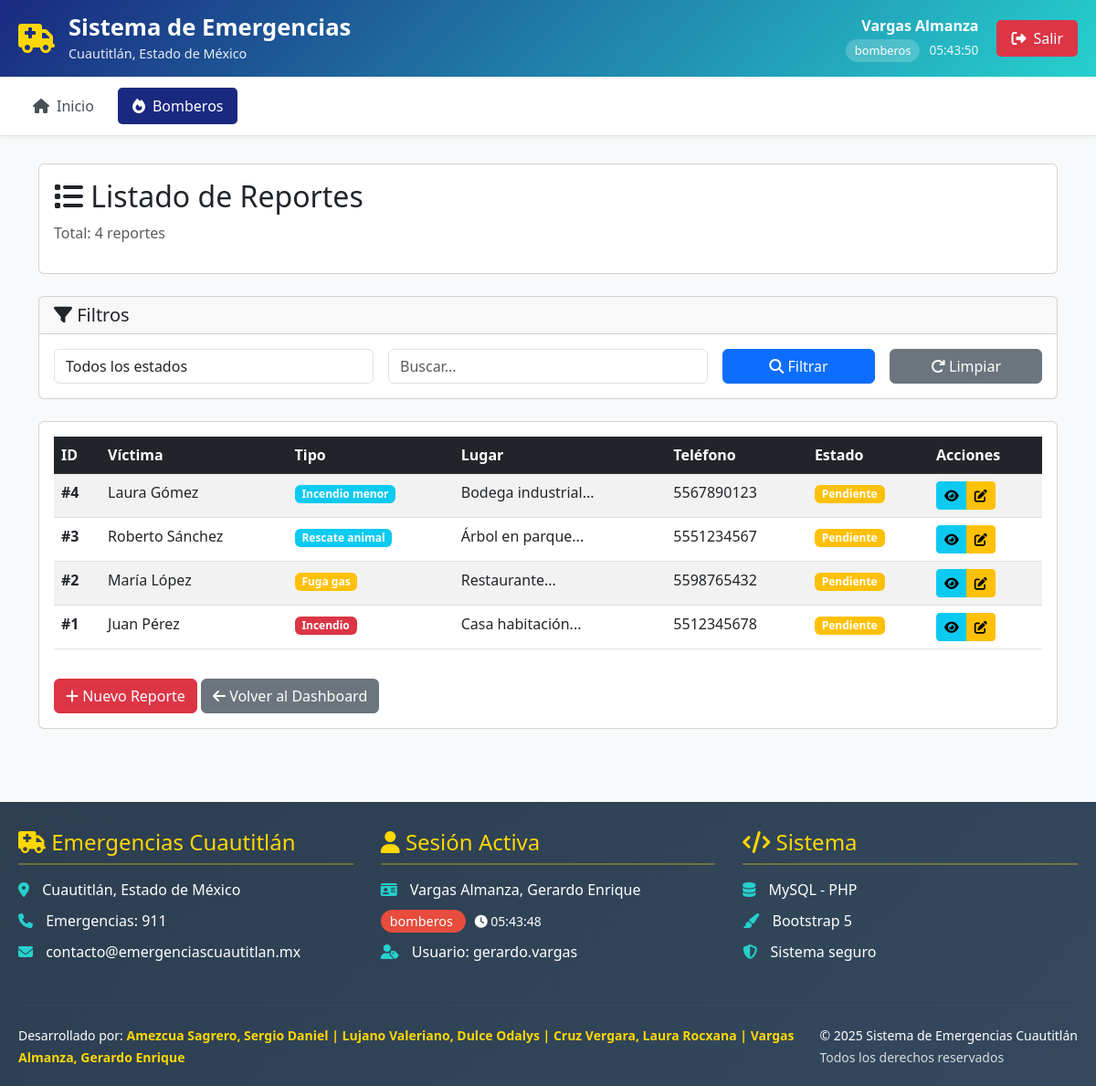
Screenshot of /modulos/bomberos/listado.php (signed in) with the database file from the repository.
### tables this page shows
CREATE TABLE tblbomberos (
    Id INT(5) AUTO_INCREMENT PRIMARY KEY,
    IdCentral INT(5) NULL,
     
    Origen ENUM('central', 'directo') DEFAULT 'directo',
     
    NombreVictima VARCHAR(100) NOT NULL,
    EdadVictima INT(2) NOT NULL,
    Evento VARCHAR(60) NOT NULL,
    LugarEvento TEXT NOT NULL,
    NumeroTelEmergencia VARCHAR(15) NOT NULL,
    Correo VARCHAR(60) NOT NULL,
    DireccionVictima TEXT NOT NULL,
    DescripcionEvento TEXT NOT NULL,
    Estatus ENUM('Pendiente', 'En proceso', 'Atendido') DEFAULT 'Pendiente',
    Fecha_reporte TIMESTAMP DEFAULT CURRENT_TIMESTAMP,
    FOREIGN KEY (IdCentral) REFERENCES tblcentral(Id)
);

### repositories/BaseRepository.php (called while the page is built, shortened)
<?php
class BaseRepository
{
    protected $conexion;
    protected $tabla;
    public function __construct($conexion, $tabla)
    {
        $this->conexion = $conexion;
        $this->tabla = $tabla;
    }
    protected function execute($sql, $params = [])
    {
        $stmt = $this->conexion->prepare($sql);
        if ($params) {
            $types = str_repeat('s', count($params));
            $stmt->bind_param($types, ...$params);
        }
        $stmt->execute();
        return $stmt;
    }
    public function getAll($limit = 100)
    {
        $sql = "SELECT * FROM {$this->tabla} ORDER BY Id DESC LIMIT ?";
        $stmt = $this->execute($sql, [$limit]);
        $result = $stmt->get_result();
        $items = [];
        while ($row = $result->fetch_assoc()) {
            $items[] = $row;
        }
        return $items;
    }
}

### modulos/bomberos/listado.php (the view, shortened to what this page needs)
<?php
$conexion = getConexion();
$repo = new BomberosRepository($conexion);
$estatus = $_GET['estatus'] ?? '';
$tipo = $_GET['tipo'] ?? '';
$search = $_GET['search'] ?? '';
try {
    if ($search) {
        $reportes = $repo->search($search);
    } elseif ($estatus) {
        $reportes = $repo->getByEstatus($estatus);
    } elseif ($tipo) {
        $reportes = $repo->getByTipo($tipo);
    } else {
        $reportes = $repo->getAll();
    }
} catch (Exception $e) {
    error_log("Error al obtener reportes: " . $e->getMessage());
    $reportes = [];
}
include '../../inclusiones/encabezado.php';
?>
<div class="container mt-4">
    <div class="row mb-4">
        <div class="col-12">
            <div class="card">
                <div class="card-body">
                    <h2 class="card-title">
                        <i class="fas fa-list"></i> Listado de Reportes
                    </h2>
                    <p class="text-muted">Total: <?php echo count($reportes); ?> reportes</p>
                </div>
            </div>
        </div>
    </div>
    <div class="row mb-4">
        <div class="col-12">
            <div class="card">
                <div class="card-header">
                    <h5 class="mb-0"><i class="fas fa-filter"></i> Filtros</h5>
                </div>
                <div class="card-body">
                    <form method="GET" class="row g-3">
                        <div class="col-md-4">
                            <select class="form-control" name="estatus">
                                <option value="">Todos los estados</option>
                            </select>
                        </div>
                        <div class="col-md-4">
                            <input type="text" class="form-control" name="search"
                                placeholder="Buscar..." value="<?php echo htmlspecialchars($search); ?>">
                        </div>
                        <div class="col-md-2">
                            <button type="submit" class="btn btn-primary w-100">
                                <i class="fas fa-search"></i> Filtrar
                            </button>
                        </div>
                        <div class="col-md-2">
                            <a href="listado.php" class="btn btn-secondary w-100">
                                <i class="fas fa-redo"></i> Limpiar
                            </a>
                        </div>
                    </form>
                </div>
            </div>
        </div>
    </div>
    <div class="row">
        <div class="col-12">
            <div class="card">
                <div class="card-body">
                    <div class="table-responsive">
                        <table class="table table-hover table-striped">
                            <thead class="table-dark">
                                <tr>
                                    <th>ID</th>
                                    <th>Víctima</th>
                                    <th>Tipo</th>
                                    <th>Lugar</th>
                                    <th>Teléfono</th>
                                    <th>Estado</th>
                                    <th>Acciones</th>
                                </tr>
                            </thead>
                            <tbody>
                                <?php if (empty($reportes)): ?>
                                    <tr>
                                        <td colspan="7" class="text-center text-muted py-4">
                                            <i class="fas fa-inbox fa-2x mb-2"></i><br>
                                            No hay reportes registrados
                                        </td>
                                    </tr>
                                <?php else: ?>
                                    <?php foreach ($reportes as $reporte): ?>
                                        <tr>
                                            <td><strong>#<?php echo isset($reporte['Id']) ? $reporte['Id'] : 'N/A'; ?></strong></td>
                                            <td><?php echo isset($reporte['NombreVictima']) ? htmlspecialchars($reporte['NombreVictima']) : 'N/A'; ?></td>
                                            <td>
                                                <?php if (isset($reporte['Evento'])): ?>
                                                <span class="badge bg-<?php
                                                                        switch ($reporte['Evento']) {
                                                                            case 'Incendio':
                                                                                echo 'danger';
                                                                                break;
                                                                            case 'Fuga gas':
                                                                                echo 'warning';
                                                                                break;
                                                                            default:
                                                                                echo 'info';
                                                                        }
                                                                        ?>">
                                                    <?php echo htmlspecialchars($reporte['Evento']); ?>
                                                </span>
                                                <?php else: ?>
                                                <span class="badge bg-secondary">N/A</span>
                                                <?php endif; ?>
                                            </td>
                                            <td><?php echo isset($reporte['LugarEvento']) ? htmlspecialchars(substr($reporte['LugarEvento'], 0, 30)) . '...' : 'N/A'; ?></td>
                                            <td><?php echo isset($reporte['NumeroTelEmergencia']) ? htmlspecialchars($reporte['NumeroTelEmergencia']) : 'N/A'; ?></td>
                                            <td>
                                                <?php if (isset($reporte['Estatus'])): ?>
                                                <span class="badge bg-<?php
                                                                        switch ($reporte['Estatus']) {
                                                                            case 'Pendiente':
                                                                                echo 'warning';
                                                                                break;
                                                                        }
                                                                        ?>">
                                                    <?php echo $reporte['Estatus']; ?>
                                                </span>
                                                <?php else: ?>
                                                <span class="badge bg-secondary">N/A</span>
                                                <?php endif; ?>
                                            </td>
                                            <td>
                                                <div class="btn-group" role="group">
                                                    <?php if (isset($reporte['Id'])): ?>
                                                    <button type="button" class="btn btn-sm btn-info ver-detalle"
                                                        data-id="<?php echo $reporte['Id']; ?>"
                                                        title="Ver Detalles">
                                                        <i class="fas fa-eye"></i>
                                                    </button>
                                                    <button type="button" class="btn btn-sm btn-warning editar-estatus"
                                                        data-id="<?php echo $reporte['Id']; ?>"
                                                        data-victima="<?php echo htmlspecialchars($reporte['NombreVictima']); ?>"
                                                        data-evento="<?php echo htmlspecialchars($reporte['Evento']); ?>"
                                                        data-estatus="<?php echo $reporte['Estatus']; ?>"
                                                        title="Editar Estado">
                                                        <i class="fas fa-edit"></i>
                                                    </button>
                                                    <?php endif; ?>
                                                </div>
                                            </td>
                                        </tr>
                                    <?php endforeach; ?>
                                <?php endif; ?>
                            </tbody>
                        </table>
                    </div>
                    <div class="mt-3">
                        <a href="nuevo.php" class="btn btn-danger">
                            <i class="fas fa-plus"></i> Nuevo Reporte
                        </a>
                        <a href="index.php" class="btn btn-secondary">
                            <i class="fas fa-arrow-left"></i> Volver al Dashboard
                        </a>
                    </div>
                </div>
            </div>
        </div>
    </div>
</div>
<?php include '../../inclusiones/pie.php'; ?>

### css/estilo.css (style rules this page uses)
:root { --color-primario: #1a2980; --color-secundario: #26d0ce; --color-bomberos: #dc3545; --color-bomberos-light: #ff6b6b; --color-bomberos-dark: #c82333; --color-oro: #ffd700; }
body { font-family: 'Segoe UI', Tahoma, Geneva, Verdana, sans-serif; background-color: #f8f9fa; margin: 0; padding: 0; min-height: 100vh; display: flex; flex-direction: column; }

### inclusiones/encabezado.php (style rules this page uses)
body { font-family: 'Segoe UI', Tahoma, Geneva, Verdana, sans-serif; background-color: #f8f9fa; margin: 0; padding: 0; min-height: 100vh; display: flex; flex-direction: column; }

### rows the page displays
tblbomberos: Id "4", NombreVictima "Laura Gómez", Evento "Incendio menor", LugarEvento "Bodega industrial", NumeroTelEmergencia "5567890123", Estatus "Pendiente"
tblbomberos: Id "3", NombreVictima "Roberto Sánchez", Evento "Rescate animal", LugarEvento "Árbol en parque", NumeroTelEmergencia "5551234567", Estatus "Pendiente"
tblbomberos: Id "2", NombreVictima "María López", Evento "Fuga gas", LugarEvento "Restaurante", NumeroTelEmergencia "5598765432", Estatus "Pendiente"
tblbomberos: Id "1", NombreVictima "Juan Pérez", Evento "Incendio", LugarEvento "Casa habitación", NumeroTelEmergencia "5512345678", Estatus "Pendiente"

### other values shown
$nombre_corto "Vargas Almanza"
$usuario_actual['rol'] "bomberos"
count($reportes) "4"
$usuario_actual['nombre_completo'] "Vargas Almanza, Gerardo Enrique"
$usuario_actual['username'] "gerardo.vargas"
